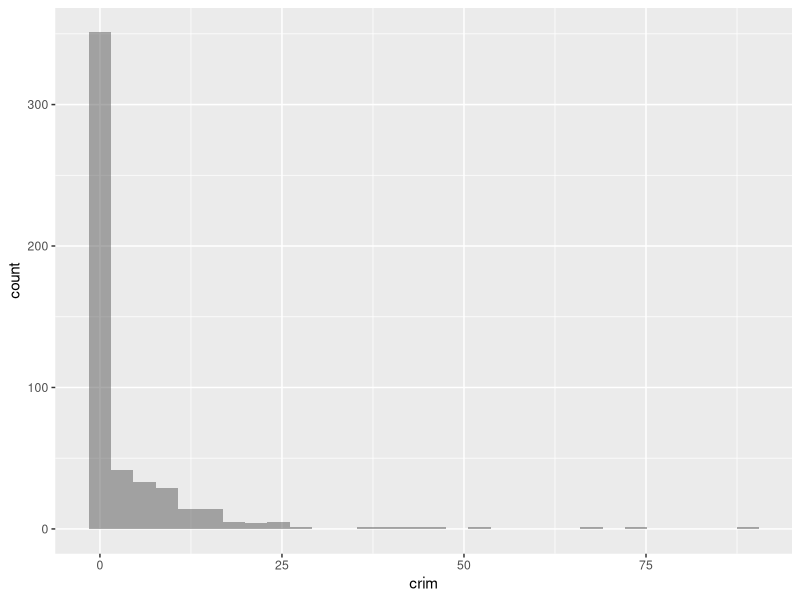
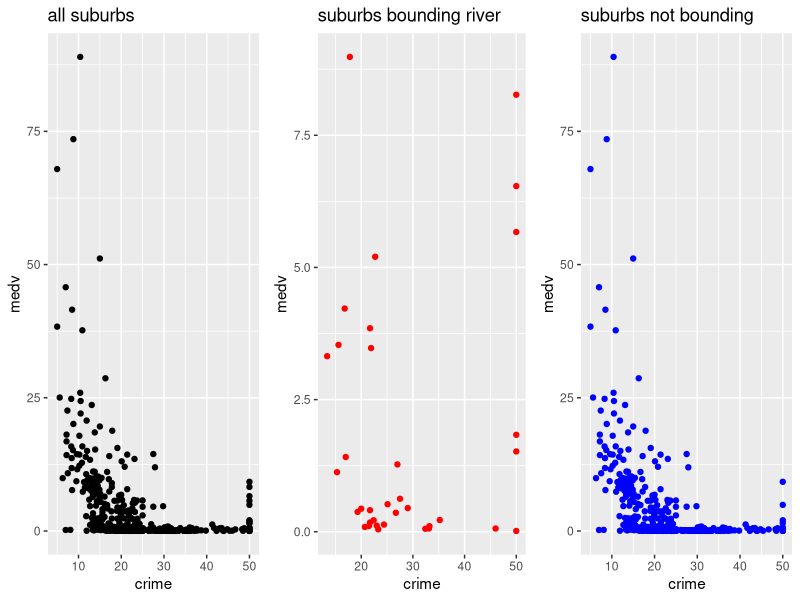
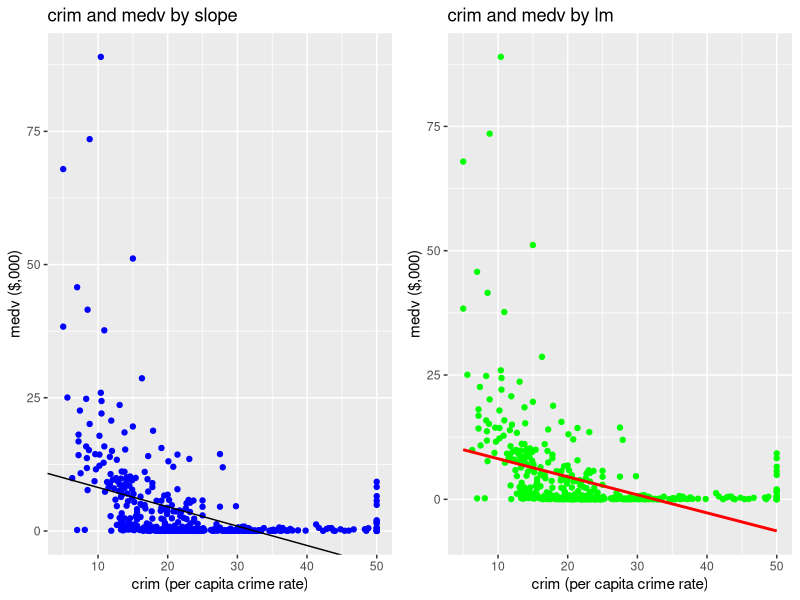
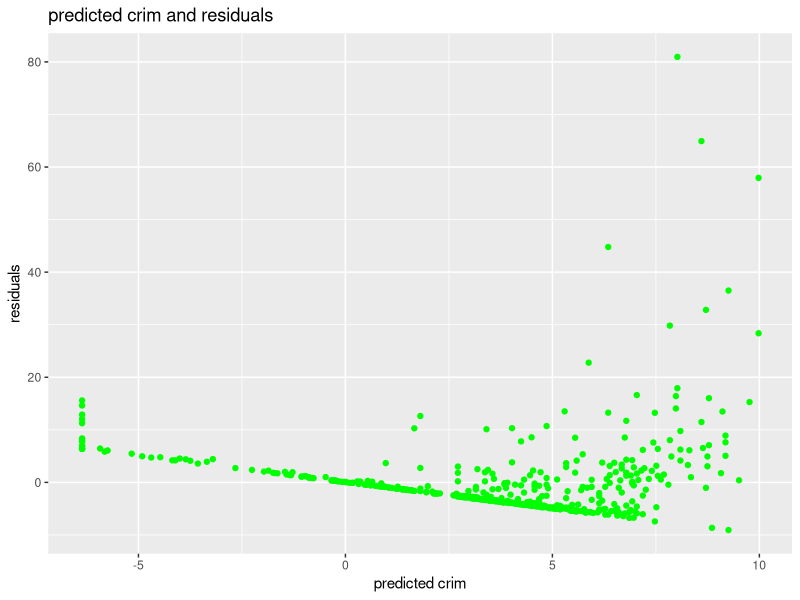

Here is the R script that generated these plots, in order:
## ---- chunk 1
knitr::opts_chunk$set(echo = TRUE,cache=TRUE, 
                      autodep=TRUE, cache.comments=FALSE,
                      message=FALSE, warning=FALSE)
## ---- chunk 2
library(MASS)
library(ggplot2)
data("Boston")
summary(Boston)
ggplot(Boston, aes(x=crim)) +
   geom_histogram(alpha=0.5)
## ---- chunk 3
subset1 <- subset(Boston, Boston$crim > 25)
cat("There are", dim(subset1)[1], "suburbs which crime rate are above 25.\n")
print("Summary for suburbs with the crime rate above 25")
print("pupil-teacher ratios in those suburbs")
summary(subset1$ptratio)
print("tax rates in those suburbs")
summary(subset1$tax)
print("median home values in those suburbs")
summary(subset1$medv)
cat("\n")
subset2 <- subset(Boston, Boston$crim <= 25)
cat("There are", dim(subset2)[1], "suburbs which crime rate are below 25.\n")
print("Summary for suburbs with the crime rate below 25")
print("pupil-teacher ratios in those suburbs")
summary(subset2$ptratio)
print("tax rates in those suburbs")
summary(subset2$tax)
print("median home values in those suburbs")
summary(subset2$medv)

## ---- chunk 4
subset3 <- subset(Boston, Boston$chas == 1)
subset4 <- subset(Boston, Boston$chas == 0)
library(ggpubr)
p1 <- ggplot(Boston, aes(y=crim, x=medv))+ 
  geom_point(color="black")+
  labs(title="all suburbs",
        y ="medv", x = "crime")
p2 <- ggplot(subset3, aes(y=crim, x=medv))+ 
  geom_point(color="red") +
  labs(title="suburbs bounding river",
        y ="medv", x = "crime")
p3 <- ggplot(subset4, aes(y=crim, x=medv))+ 
  geom_point(color="blue") +
  labs(title="suburbs not bounding",
        y ="medv", x = "crime")
ggarrange(p1, p2, p3, ncol=3, nrow=1)
## ---- chunk 5
model_obj_1 <- lm(crim ~ medv,Boston)
summary(model_obj_1)
## ---- chunk 6
SS_XY <- sum((Boston$medv-mean(Boston$medv))*(Boston$crim - mean(Boston$crim)))
SS_X <- sum((Boston$medv-mean(Boston$medv))^2)
beta_1 <- SS_XY / SS_X

s_XY <- SS_XY / (dim(Boston)[1] - 1)
s_XX <- SS_X / (dim(Boston)[1] - 1)
beta_0 <- mean(Boston$crim) - beta_1 * mean(Boston$medv)

beta_0;beta_1
## ---- chunk 7
coef_crim_medv <- coef(model_obj_1)
Boston$hat_crim <- beta_0 + beta_1 * Boston$medv
Boston$resid_crim_medv <- Boston$crim - Boston$hat_crim
hat_sigma <- sum(Boston$resid_crim_medv^2)/(dim(Boston)[1] - 2)

V_beta_0 <- hat_sigma * (1/dim(Boston)[1] + mean(Boston$medv)^2/SS_X)
V_beta_1 <- hat_sigma / SS_X

SE_beta_0 <- sqrt(V_beta_0)
SE_beta_1 <- sqrt(V_beta_1)

SE_beta_0
SE_beta_1
## ---- chunk 8
p4 <- ggplot(Boston, aes(y=crim, x=medv))+
  geom_point(color="blue")+
  geom_abline(slope = coef_crim_medv[2],intercept = coef_crim_medv[1])+
  labs(title="crim and medv by slope",
        y ="medv ($,000)", x = "crim (per capita crime rate)")
p5 <- ggplot(Boston, aes(y=crim, x=medv))+
  geom_point(color="green")+
  geom_smooth(method='lm', color="red", se=FALSE)+
  labs(title="crim and medv by lm",
        y ="medv ($,000)", x = "crim (per capita crime rate)")
ggarrange(p4, p5, ncol=2, nrow=1)

print("residuals of this model")
summary(resid(model_obj_1))
cat("residual variance of this model is",summary(model_obj_1)$sigma^2, "\n")

## ---- chunk 9
ggplot(Boston, aes(x=hat_crim, y=resid_crim_medv))+
  geom_point(color="green")+
  labs(title="predicted crim and residuals",
        y ="residuals", x = "predicted crim")
